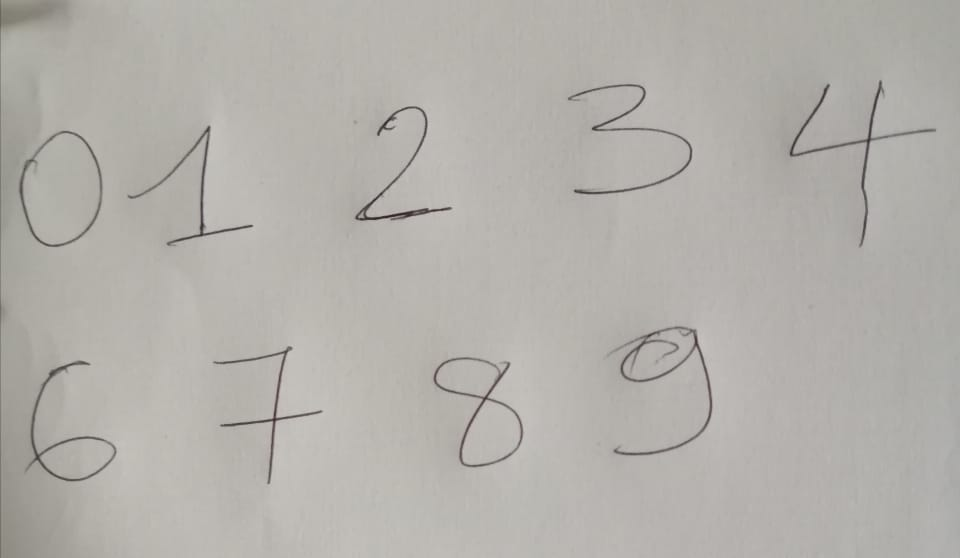
#> input picture Python/modeles/CNN/image_test.jpeg, 960 x 558 px
$ jupyter execute --allow-errors Untitled.ipynb
#> lines starting #> are read from the running program, lines starting #| are printed output that depends on the picture; after the words box and inside, x2 and y2 are one past the last pixel; in counts of white or black regions, pixels touching at a corner belong together
[cell 1]
import os
import numpy as np
import pandas as pd
import matplotlib.pyplot as plt
from imutils.contours import sort_contours
from imutils.object_detection import non_max_suppression
import imutils #pip install imutils         #helps to operate on edge contours in image
from sklearn.model_selection import train_test_split
from keras.preprocessing.image import ImageDataGenerator
import cv2

[cell 2]
# [16 lines left out: function load_dataset, not called in this run]

[cell 3]
"""data_images = load_dataset()
data_images = pd.DataFrame(data_images, columns=["images", "labels"])
data_images.shape
"""

#> (a cell that did not finish here is left out)

#> (a cell that did not finish here is left out)

[cell 6]
img = cv2.imread('image_test.jpeg', cv2.IMREAD_GRAYSCALE)/255
#> img: shape (558, 960) float64; min 0.145, max 0.792, mean 0.692
plt.imshow(img, cmap='gray')
plt.show()
img.shape
#> Out = (558, 960)

[cell 7]
img = cv2.imread("test2.jpeg")
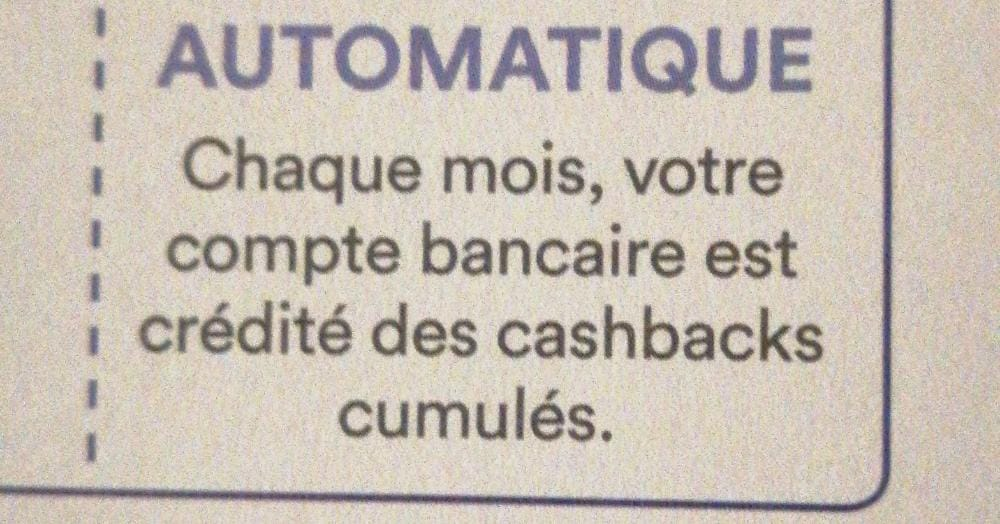
#> input picture Python/modeles/CNN/test2.jpeg, 1000 x 524 px
#> img is the input picture: shape (524, 1000, 3); mean B, G, R 180.3, 190.8, 200.2

# convert to gray
gray = cv2.cvtColor(img, cv2.COLOR_BGR2GRAY)
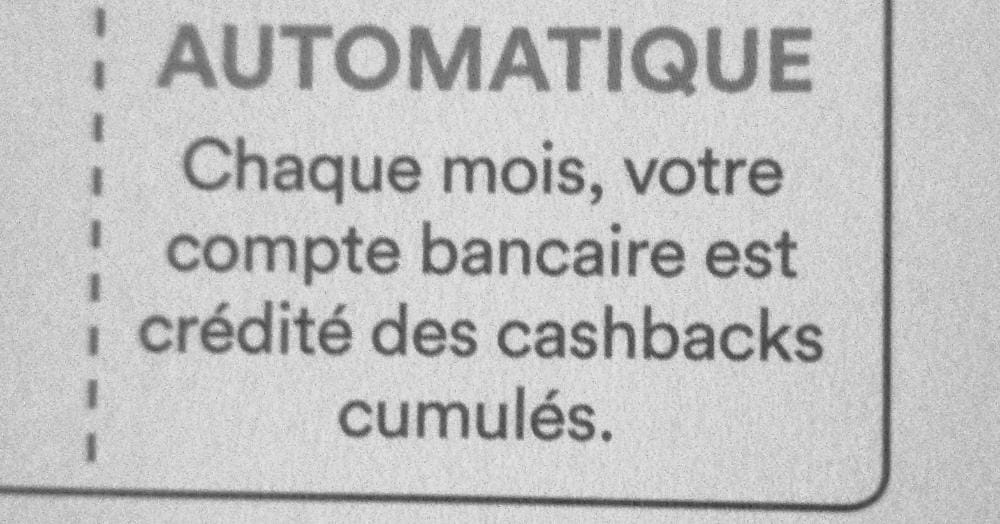
#> gray: shape (524, 1000); min 47, max 242, mean 192.4

# threshold the grayscale image
thresh = cv2.threshold(gray, 0, 255, cv2.THRESH_BINARY_INV + cv2.THRESH_OTSU)[1]
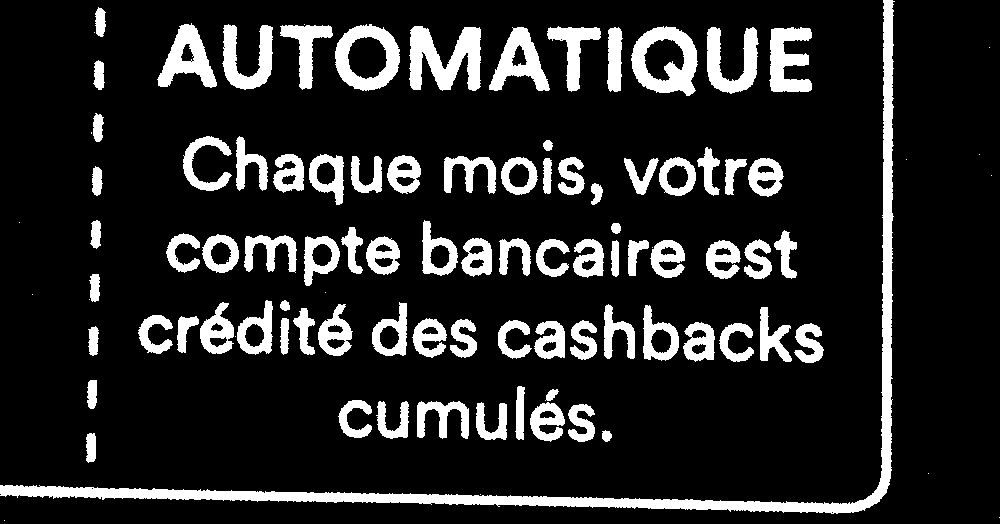
#> thresh: shape (524, 1000); 14.8% white; 103 white regions (18 under 20 px), largest, box (x1, y1, x2, y2) and area: (0, 0, 895, 514) 13229, (409, 26, 481, 91) 2868, (631, 26, 698, 96) 2510

# use morphology erode to blur horizontally
kernel = cv2.getStructuringElement(cv2.MORPH_RECT, (151, 3))
morph = cv2.morphologyEx(thresh, cv2.MORPH_DILATE, kernel)
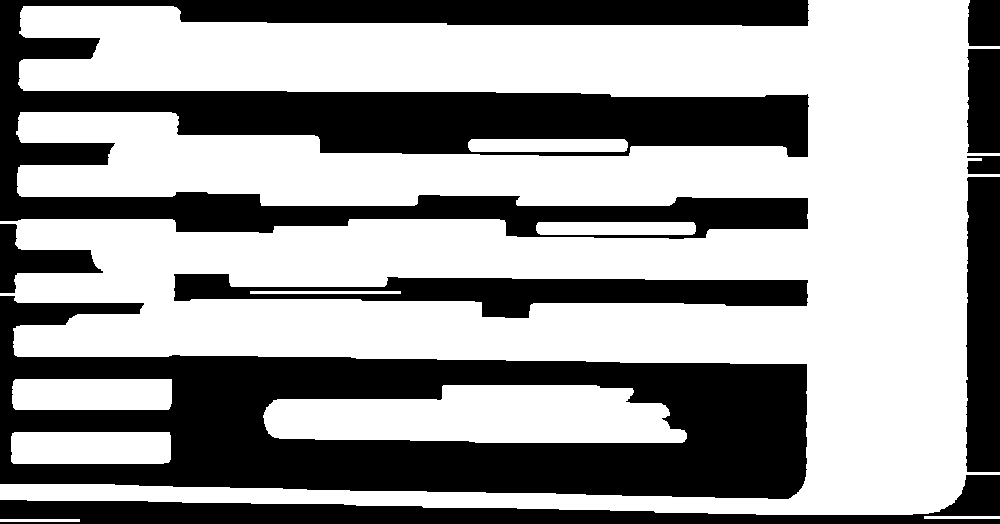
#> morph: shape (524, 1000); 60.5% white; 9 black regions, largest, box (x1, y1, x2, y2) and area: (0, 296, 807, 499) 79200, (0, 0, 809, 239) 78993, (0, 475, 1000, 524) 16916

# use morphology open to remove thin lines from dotted lines
kernel = cv2.getStructuringElement(cv2.MORPH_RECT, (3, 17))
morph = cv2.morphologyEx(morph, cv2.MORPH_OPEN, kernel)
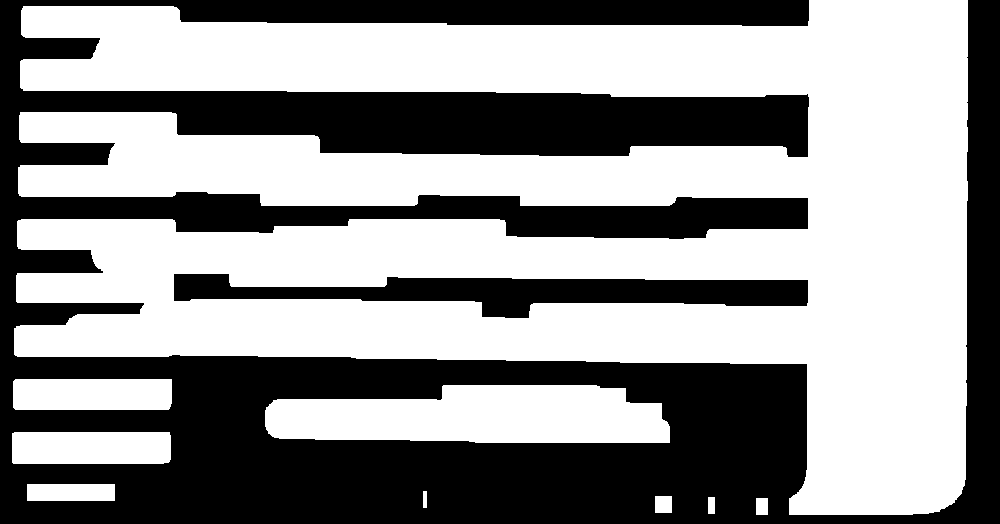
#> morph: shape (524, 1000); 57.4% white; 2 black regions

# find contours
cntrs = cv2.findContours(morph, cv2.RETR_EXTERNAL, cv2.CHAIN_APPROX_SIMPLE)
#> cntrs = 9 contours; largest, box (x1, y1, x2, y2) and area: (14, 0, 968, 515) 279830, (265, 385, 670, 443) 18824, (12, 432, 171, 464) 4884, (13, 379, 172, 410) 4728, (27, 484, 115, 501) 1392
cntrs = cntrs[0] if len(cntrs) == 2 else cntrs[1]

# find the topmost box
ythresh = 1000000
for c in cntrs:
    box = cv2.boundingRect(c)
    x,y,w,h = box
    if y < ythresh:
        topbox = box
        ythresh = y
#> this loop made 9 passes
#> (c, x, y, w, h, ythresh) on passes 1 to 5: ([[756, 498], [756, 514], [767, 514], [767, 498]], 756, 498, 12, 17, 498), ([[708, 497], [708, 513], [714, 513], [714, 497]], 708, 497, 7, 17, 497), ([[655, 496], [655, 512], [671, 512], [671, 496]], 655, 496, 17, 17, 496), ([[423, 491], [423, 507], [426, 507], [426, 491]], 423, 491, 4, 17, 491), ([[27, 484], [27, 500], [114, 500], [114, 484]], 27, 484, 88, 17, 484)
#> (x, y, w, h, ythresh) on passes 6 to 9: (12, 432, 159, 32, 432), (265, 385, 405, 58, 385), (13, 379, 159, 31, 379), (14, 0, 954, 515, 0)
#> after the loop, ythresh = 0
#> (the rest of this cell did not finish here and is left out)

[cell 8]
class TextDetection:

    allImageLetters = []
    labels = []
    allWordInInputImage = []

    def __init__(self, size):
        self.size = size
        self.imageInput = "test2.jpeg"#  "receipt.png"
        self.pathDigits = "/home/komlan/datas/handwrite/hsf_0/digit/"
        self.pathLowLetter = "/home/komlan/datas/handwrite/hsf_0/lower"
        self.pathUppLetter = "/home/komlan/datas/handwrite/hsf_0/upper"
        self.eastFile = "/home/komlan/Programming/Python/modeles/CNN/frozen_east_text_detection.pb"
        self.sizeWidth = 640 #Must be a multiple of 32
        self.sizeHeight = 640
        self.padding = 0.05
        self.rateFind = 0.5

    def preprocessInputImage(self):
        image = cv2.imread(self.imageInput)
        orig = image.copy()
        imageShow  = orig.copy()
        (height, width) = image.shape[:2]
#> height = 524; width = 1000
        #Get the rate to modify bound after
        rateHeight = height / float(self.sizeHeight)
#> rateHeight = 0.819
        rateWidth = width / float(self.sizeWidth)
#> rateWidth = 1.56
        image = cv2.resize(image, (self.sizeWidth, self.sizeHeight))
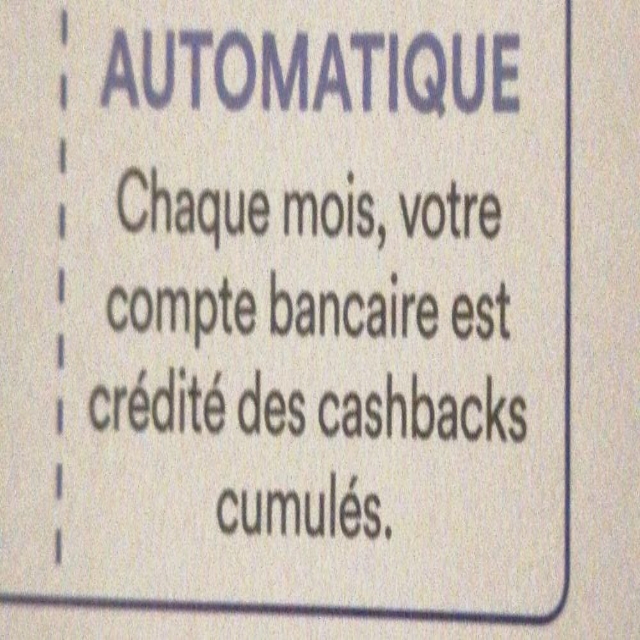
#> image: shape (640, 640, 3); mean B, G, R 180.2, 190.6, 200

        #Prediction of text ereas
        layerNames = ["feature_fusion/Conv_7/Sigmoid","feature_fusion/concat_3"]
        net = cv2.dnn.readNet(self.eastFile)
        blob = cv2.dnn.blobFromImage(image, 1.0, (self.sizeWidth, self.sizeHeight), (123.68, 116.78, 103.94), swapRB=True, crop=False) #contruct blob from the image
        net.setInput(blob)
        (scores, geometry) = net.forward(layerNames)
        (rectangles, confidences) = self.decodePrediction(scores, geometry)
        boxes = non_max_suppression(np.array(rectangles), probs=confidences)

        rects = []
        for (startX, startY, endX, endY) in boxes:
            startX = int(startX * rateWidth)
            startY = int(startY * rateHeight)
            endX = int(endX * rateWidth)
            endY = int(endY * rateHeight)

            dX = int((endX - startX) * self.padding)
            dY = int((endY - startY) * self.padding)

            startX = max(0, startX - dX)
            startY = max(0, startY - dY)
            endX = min(width, endX + (dX * 2))
            endY = min(height, endY + (dY * 2))

            rects.append([startX, endX, startY, endY])

        rectsSort = self.sortRectangle(rects)
        #print(rectsSort)
        for rect in rectsSort:
            roi = orig[rect[2]:rect[3], rect[0]:rect[1]]
            self.allWordInInputImage.append([roi, [rect[0], rect[1], rect[2], rect[3]]])

            cv2.rectangle(imageShow, (rect[0], rect[2]), (rect[1], rect[3]), (0, 255, 0), 2)
            plt.imshow(roi)
            plt.show()

        plt.imshow(imageShow)

    # [100 lines left out: functions sortRectangle, decodePrediction, getLettersImage, not called in this run]

[cell 9]
detect = TextDetection(32)
detect.preprocessInputImage()
#> (the call stopped at in preprocessInputImage, `net = cv2.dnn.readNet(self.eastFile)`: the model file is not available in this run)

[cell 10]
class Convolution:
    def __init__(self, nb_filters, filter_size):
        self.nb_filters = nb_filters
        self.filter_size = filter_size
        self.conv_filter = np.random.randn(nb_filters, filter_size, filter_size) / (filter_size * filter_size)

    # [23 lines left out: functions get_image_patchs, forward_propagation, backward_propagation, not called in this run]

class MaxPool:
    def  __init__(self, filter_size):
        self.filter_size = filter_size

    # [27 lines left out: functions get_image_patchs, forward_propagation, backward_propagation, not called in this run]

class SoftMax:
    def __init__(self, input_node, softmax_node):
        self.weight = np.random.randn(input_node, softmax_node) / input_node
        self.bias = np.zeros(softmax_node)

    # [33 lines left out: functions forward_propagation, backward_propagation, not called in this run]

class CNN:
    def __init__(self, image_size, nb_class, nb_channel, conv_filter_size, pool_filter_size):
        self.nb_class = nb_class
        self.conv = Convolution(nb_channel, conv_filter_size)
        self.maxpool = MaxPool(pool_filter_size)
        self.softmax = SoftMax((((image_size - conv_filter_size +1) // pool_filter_size)**2)  * nb_channel, nb_class)

    # [19 lines left out: functions CNN_forward_propa, CNN_backward_propa, not called in this run]

    def training(self, epoch):
#> called with epoch = 4
        for epoch in range(epoch):
            print("Epoch ", epoch+1, "---->")
            loss = 0
            num_correct = 0
            for i, (img, label) in enumerate(zip(X_train, y_train)):
                if i % 100 == 0:
                    print(i+1, " steps out of 100 steps: Average Loss ",loss/100," and Accuracy: ", num_correct,"%")
                    loss = 0
                    num_correct = 0
                l, acc = self.CNN_backward_propa(img, label)
                loss += l
                num_correct += acc

    # [9 lines left out: function score, not called in this run]

    def predict(self, images):
        result = []
        for X in images:
            out = self.conv.forward_propagation(X/255)
            out = self.maxpool.forward_propagation(out)
            out = self.softmax.forward_propagation(out)
            result.append(np.argmax(out))
        return result

[cell 11]
cnn = CNN(image_size=32, nb_class=62, nb_channel=8, conv_filter_size=3, pool_filter_size=2)
#> (the rest of this cell did not finish here and is left out)

#> (a cell that did not finish here is left out)

[cell 13]
from runpy import run_path
#modules = run_path("/home/komlan/Programming/Python/modeles/CNN/modele.py")

import pickle
pickle_out = open("/home/komlan/Programming/Python/modeles/CNN/model_trained.p", "wb")
if __name__ == '__main__':
    pickle.dump(cnn, pickle_out)
    pickle_out.close()
    print("ghj")

[cell 14]
current_image = cv2.imread("/home/komlan/Datasets/myData/5/img006-00011.png")
#> (the rest of this cell did not finish here and is left out)

#> (a cell that did not finish here is left out)

[cell 16]
# [18 lines left out: functions score, predict, not called in this run]

#> (a cell that did not finish here is left out)

#> (a cell that did not finish here is left out)

#> (a cell that did not finish here is left out)

[cell 20]
labels = [chr(i) if i>=10 else i for i in list(range(10))+list(range(65,91))+list(range(97,123))]
list(enumerate(labels))

[cell 21]
max_pool = MaxPool(4)
#> (the rest of this cell did not finish here and is left out)

[cell 22]
soft_max = SoftMax(126*126*18, 10)
